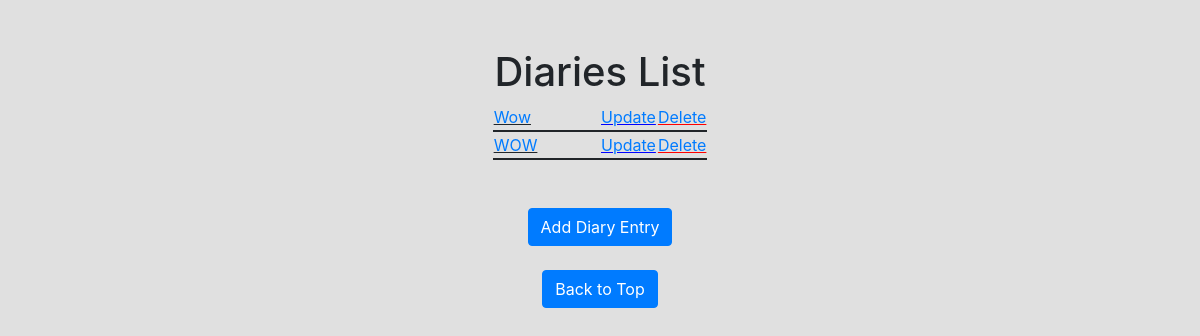
The page /diaries on the database as committed earlier.
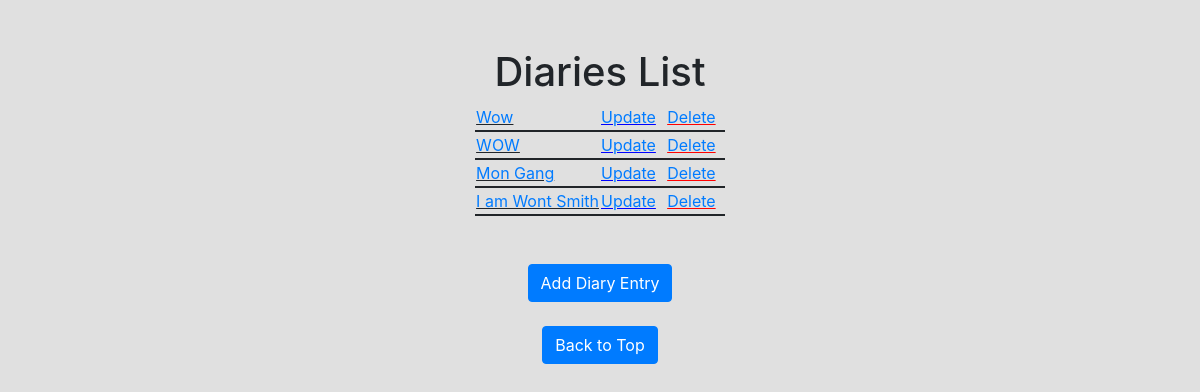
The same page on the database as committed later.
### diaries/models.py (models this page shows)
class Diary(models.Model):
  title = models.CharField(max_length=256)
  content = models.TextField(default="")
  date = models.DateField(default=datetime.now())
  created = models.DateTimeField(default=datetime.now())
  edited = models.DateTimeField(null=True,  blank=True)
  user = models.ForeignKey(
    'User',
    on_delete=models.CASCADE,
    default=1,
  )

### diaries/views.py (the view)
# urls.py: path(r'diaries', views.index, name="entries"),
def index(request):
    entries = Diary.objects.all()
    context = {
        'entries': entries,
    }
    return render(request, 'diaries/index.html', context)

### diaries/templates/diaries/index.html (shortened to what this page needs)
{%load static%}
<!DOCTYPE html>
<html lang="en">
<head>
    <link rel="stylesheet" href="https://stackpath.bootstrapcdn.com/bootstrap/4.3.1/css/bootstrap.min.css">
    <link rel="stylesheet" href="{% static 'css/style.css' %}">
</head>
<body class="p-4 mt-4">
  <div>
    <h1 class="text-center">Diaries List</h1>
    {% if entries %}
    <table class="entries">
    {% for entry in entries%}
      <tr>
        <td class="entry-name"><a href={% url 'detail' entry.id %}>{{ entry.title }}</a></td>
        <td class="update"><a href={% url 'update' entry.id %}>Update</a></td>
        <td class="delete"><a href={% url 'delete' entry.id %}>Delete</a></td>
      </tr>
    {% endfor %}
    </table>
    {% else %}
    <br>
    <h5 class="text-center">No diary entries</h5>
    {% endif %}
  </div>
  <br>
  <br>
  <div class="text-center">
      <a class="btn btn-primary" href="{% url 'write' %}">Add Diary Entry</a>
  </div>
  <br>
  <div class="text-center">
    <a class="btn btn-primary" href="{% url 'top' %}">Back to Top</a>
  </div>
</body>
</html>

### diaries/static/css/style.css (style rules this page uses)
body { background-color:#e0e0e0; }
table.entries { border-collapse: collapse; margin : 0 auto; }
table.entries tr { border-bottom: 2px solid; }
td.entry-name { width:50%; text-decoration: underline; }
td.update { text-decoration: underline; color:blue; }
td.delete { text-decoration: underline; color:red; }

Rows that differ between the two databases and show on the page:
added Diary: title "Mon Gang"
added Diary: title "I am Wont Smith"
